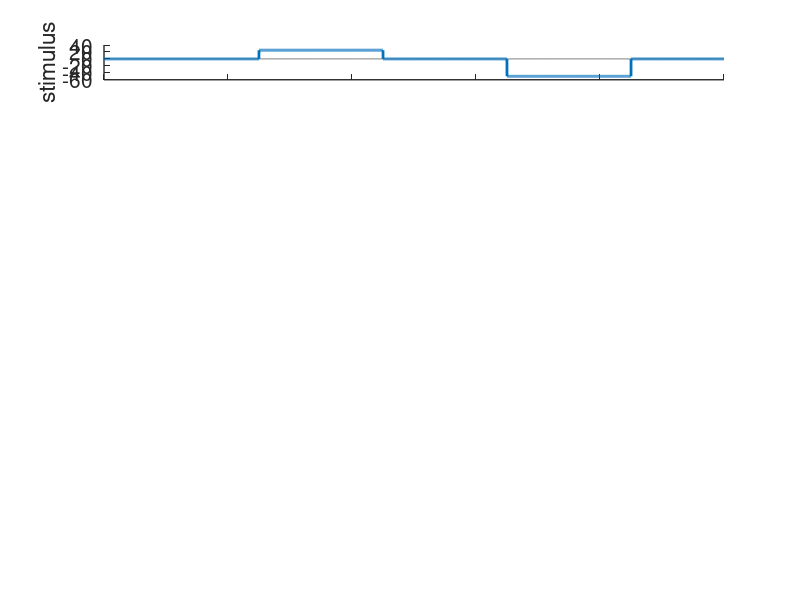

Write the MATLAB code that produced this figure. (Note: this script raises an error after producing the figure.)
%% Figure 5
%
% =======
% Characterizes the performance of the local framework. The first part of
% the code allows you to vary the parameters alpha, fmax, and fmin to
% observe qualitative changes in spiking and read-out quality. The second
% half produces two plots showing how decoding error and sparsity of
% activation vary with alpha and f_max.
% =======
% 
% Dependencies: local_framework.m, colorcet.m
%
%% Set up stimulus
NT = 1; % simulation length
dtStim = .1/1000; % dt 
time = (dtStim:dtStim:NT); % time vector
nt = length(time); % number of time bins

% create stimulus
stim = zeros(1, nt);
stim(.25/dtStim:.45/dtStim) = 25;
stim(.65/dtStim:.85/dtStim) = -50;

% plot stimulus
figure(1)
subplot(7,1,[1]);
h = plot(time, time*0, 'k--', time, stim);
set(h(2), 'linewidth', 2);
set(gca,'xticklabel', []);
set(gca, 'FontSize',15, 'linewidth',1)
box off;
ylabel('stimulus')

%% Set up the population of GLM neurons
% vary alpha, fmin or fmax to explore how these parameters affect spiking
% behavior and read-out quality

params.N = 400; % Number of neurons
params.wmean = 0.1; % mean weight value
params.wsig = .01; % variance in weight value
params.fmax = 100;% maximal firing rate 
params.alpha = 1000;% alpha, controls precision
params.fmin = 1; % baseline firing rate
params.taud = 10; % rate decay
params.A = 1/Inf; % dynamics of x 
params.mu = 0; % quadratic cost on spiking
params.tdel = 0; % time delay, in bins

%% Simulate GLM population with parameters set above
[o, xh, x] = local_framework(stim, dtStim, params);

%% Plot raster plot and read-out

%raster plot
subplot(7,1,[2 3 4])
N = params.N; % number of neurons
[iiinh,jjinh] = find(o(1:N/2,:)); % spikes of inhibitory
[iiexc,jjexc] = find(o(N/2+1:N,:)); % spikes of excitatory
plot(jjinh*dtStim,iiinh, '.', jjexc*dtStim,iiexc+N/2,'.');
set(gca, 'ylim',[0 N])
box off
set(gca, 'FontSize',15, 'linewidth',1)
ylabel('neuron')

% target and read-out
subplot(7,1,[5 6 7])
h = plot(time, x, 'k-', time, xh, '-', time, time*0, 'k--');
legend('target', 'read-out')
legend boxoff
box off
set(gca, 'FontSize',15, 'linewidth',1)
ylim([-6 6])
set(gcf, 'renderer', 'Painters')
xlabel('time')

%% Generate error plots
% cycles through a range of values for alpha and f_max to generate two
% plots, one showing how read-out error varies with these values, and
% another showing how population activity varies.

astep = 500; % step size in alpha values
alphavals = 10:astep:10^4; 
fstep = 500; % step size in f_max values
fvals = 10:fstep:10^4; 

net_err = zeros(length(alphavals), length(fvals)); % net read-out error 
perc_active = zeros(length(alphavals), length(fvals)); % percent of population active

for i = 1:length(alphavals) %cycle through alpha values
    params.alpha = alphavals(i); %set simulation parameter to this alpha value
for j = 1:length(fvals) %cycle through fmax values
   params.fmax = fvals(j); %set simulation parameter to this fmax value
   [o, xh, x] = local_framework(stim, dtStim, params); %run simulation with these parameters
   net_err(i,j) = 1 - sum((xh-x).^2)/sum((xh - mean(xh)).^2); %get decoding error with these params
   perc_active(i,j) = mean(sum(o))/N; %get percent active with these params 
end
end

%% plot decoding error
figure(2)
title('decoding error')
pcolor(alphavals, fvals,net_err);
shading interp;
hold on
scatter(1000,100,'k*')

set(gca,'XScale','log', 'YScale', 'log','FontSize', 15)
colorcet('L12', 'reverse', 1); %perceptually uniform colormap
colorbar;
set(gcf,'renderer','Painters')

%% plot % of population active 
figure(3)
title('% of population active')
pcolor(alphavals, fvals, perc_active)
shading interp;
hold on
scatter(1000,100,'k*')
set(gca,'XScale','log', 'YScale', 'log','FontSize', 15)
set(gca, 'clim', [0 max(max(perc_active))]);
colorcet('L12')
set(gcf,'renderer','Painters')
colorbar;